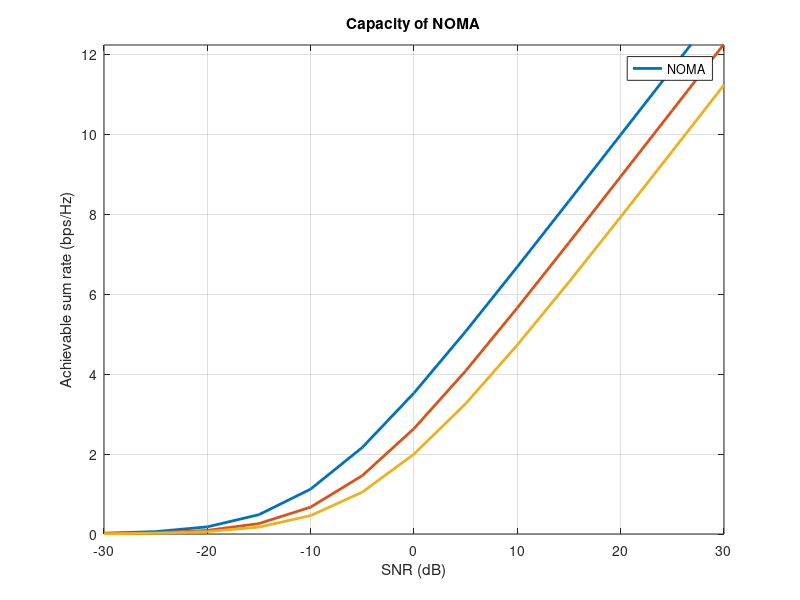

This figure's MATLAB source:
%ref: https://ecewireless.blogspot.com/2020/09/noma-vs-oma...
%-capacity-comparison.html

clc; clear variables; close all;

%SNR range
Pt = -114:5:-54;	%in dB
pt = db2pow(Pt);	%in linear scale

N = 10^4;
dgap = [0.1,1,100];%in meters

for i = 1:3 %dgap values loop 
d3 = 2;      %near user %Distance of users
d2 = d3+dgap(i);%far user
eta = 4;                    %Path loss exponent

%Rayleigh fading coefficients of both users
h2 = (sqrt(d2^-eta))*(randn(N,1) + 1i*randn(N,1))/sqrt(2);
h3 = (sqrt(d3^-eta))*(randn(N,1) + 1i*randn(N,1))/sqrt(2);

%Channel gains
g2 = (abs(h2)).^2;
g3 = (abs(h3)).^2;

BW = 10^9;
No = -174 + 10*log10(BW);
no = (10^-3)*db2pow(No);

%Power allocation coefficients
a1 = 0.75; a2 = 0.1825; a3 = 1-(a1+a2);

C_noma = zeros(1,length(pt));
C_oma = zeros(1,length(pt));

for u = 1:length(pt)
    
    %NOMA capacity calculation
    C_noma_2 = log2(1 + pt(u)*a3.*g3./(pt(u)*a2.*g2+no)); %far user                  %User 2
    C_noma_3 = log2(1 + pt(u)*a2.*g2/no); %near user                  %User 3
    %gamma_far(u) = mean(C_noma_2);
    C_noma_sum(u) = mean(C_noma_2 + C_noma_3);  %Sum capacity of NOMA
    
end

SNR = Pt - No
figure (1);
plot(SNR,C_noma_sum,'linewidth',2); hold on; grid on;
xlabel('SNR (dB)');
ylabel('Achievable sum rate (bps/Hz)');
legend('NOMA');
title('Capacity of NOMA');
ylim([0 max(C_noma_sum)+1]);
hold on ;
end